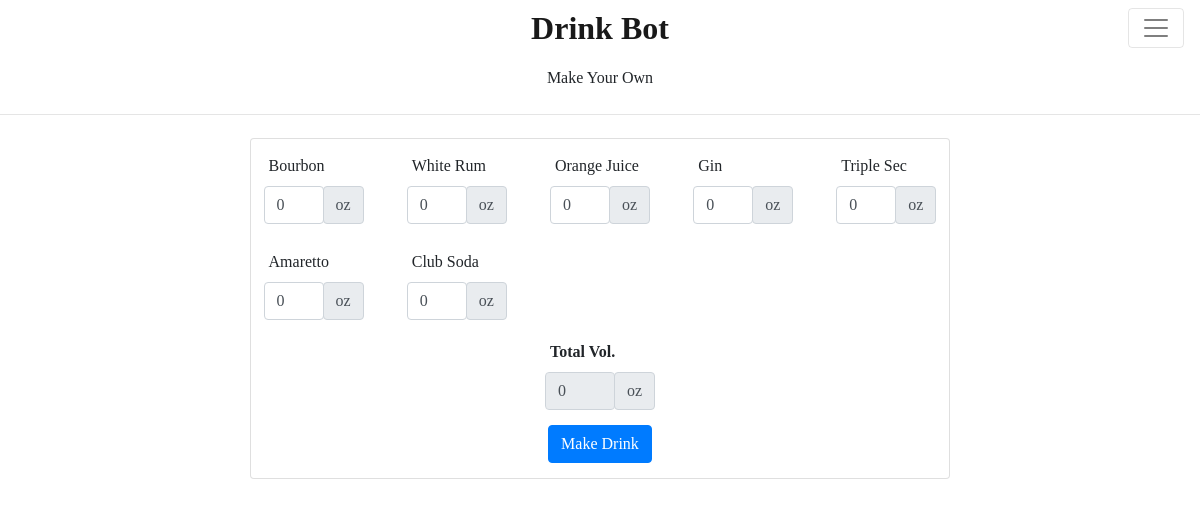
Page /make-your-own/ on the earlier database version.
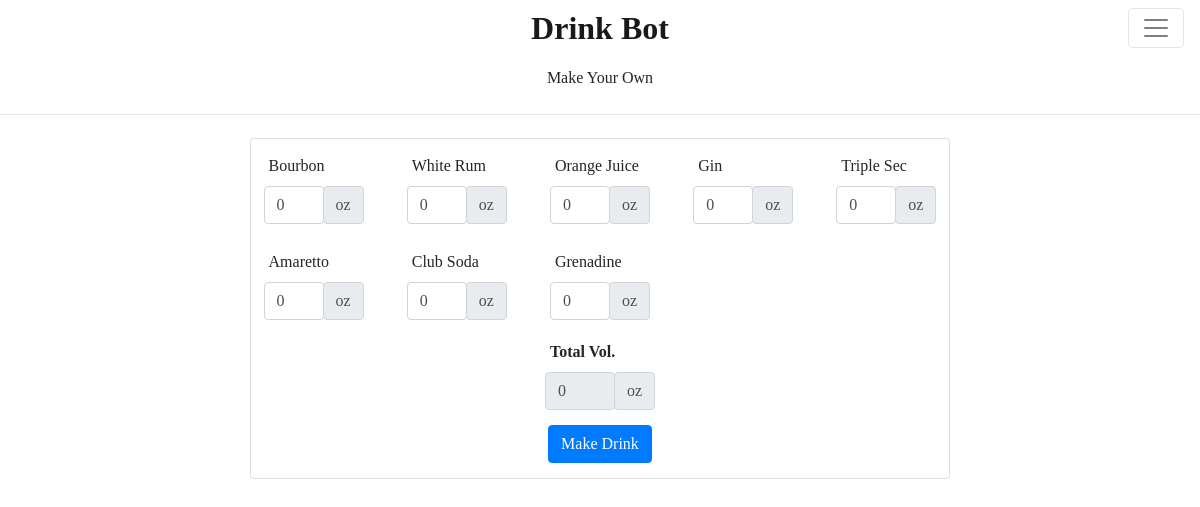
Same page on the later database version.
### drink_app/models.py (models this page shows)
class Pump(models.Model):
    name = models.CharField(max_length=100)
    ingredient = models.CharField(max_length=100)
    def __str__(self):
        return self.name

### drink_app/views.py (the view)
# urls.py: path('make-your-own/', views.make_your_own, name='drink-make-your-own'),
def make_your_own(request):
    form = MakeYourOwn()
    context = {
        'make_your_own': form
        }
    if request.method == 'POST':
        form = MakeYourOwn(request.POST)
        if form.is_valid():
            choice = [form.cleaned_data]
            print(choice)
            messages.success(request, 'Drink Sent to Barbot')
            return redirect('drink-make-your-own')
        else:
            print(form.errors)
            context['make_your_own_errors'] = "Ensure the Total Vol. field is between 1 and 8"
    else:
        form = MakeYourOwn()
    return render(request,'drink_app/make_your_own.html', context)

### drink_app/forms.py
class MakeYourOwn(forms.Form):
    total = forms.FloatField(label='Total Vol.',
                             initial=0,
                             max_value=8,
                             min_value=1,
                             widget=forms.NumberInput(attrs={'style': 'max-width:70px;','class':'total_field form-control'}))
    def __init__(self, *args, **kwargs):
        super(MakeYourOwn, self).__init__(*args, **kwargs)
        for i, q in enumerate(Pump.objects.all()):
            self.fields[f"field_{i}_{q}"] = forms.FloatField(label=q.ingredient.title(),
                                                           initial=0,
                                                           max_value=8,
                                                           min_value=0,
                                                           widget=forms.NumberInput(attrs={'style': 'max-width:60px;','class': 'field_to_sum form-control'}))
        self.fields['total'].widget.attrs['readonly'] = True

### drink_app/templates/drink_app/make_your_own.html (shortened to what this page needs)
{% extends "drink_app/base.html" %}
{% block content %}
    <div class="intro-sec">
        <div class="home-heading-div">
            <p class="paragraph1">Make Your Own</p>
        </div>
    </div>
    <hr class="my-2">
    <div class="home-heading-div">
        <div class="card marg-top">
            <form class="form-whole" method="post">
                <fieldset>
                    <div class="form_grid">
                        {% for field in make_your_own %}
                            {% if field.name != 'total' %}
                            <div class="form-field">
                                <label>{{ field.label }}</label>
                                <div class="form-row">{{ field }} <div class="input-group-append"><span class="input-group-text" id="basic-addon2">oz</span></div>
                                </div>
                            </div>
                            {% endif %}
                        {% endfor %}
                    </div>
                </fieldset>
                <div class="form-field marg-top">
                    <label><b>{{ make_your_own.total.label }}</b></label>
                    <div class="form-row">{{ make_your_own.total }} <div class="input-group-append"><span class="input-group-text" id="basic-addon2">oz</span></div>
                    </div>
                </div>
                <button type="submit" class="btn btn-primary make_drink_btn marg-bot">Make Drink</button>
            </form>
        </div>
    </div>
{% endblock %}

Differences in the rows shown:
added Pump: label "Grenadine", field "0"
